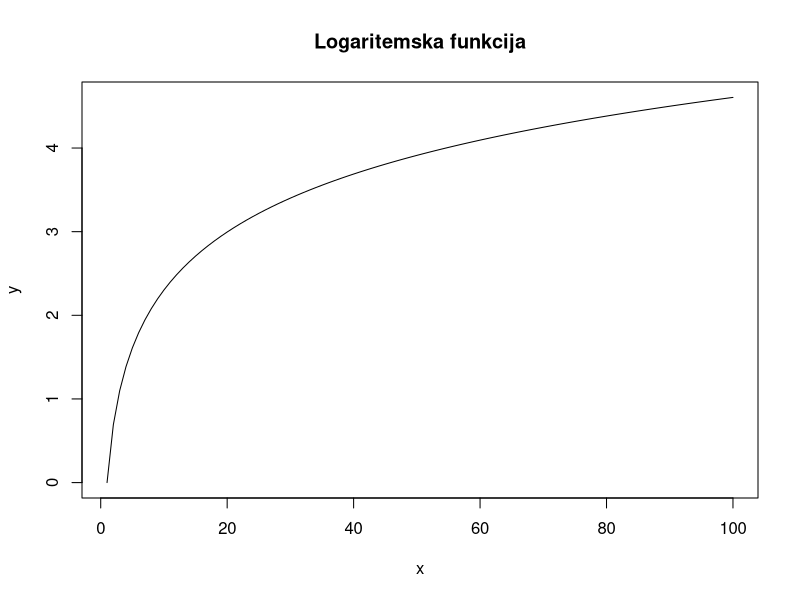

The R script that drew this image:
## ---- chunk 1
ime <- "DataScience@FRI"
print(paste("Zdravo,", ime, "--- R Markdown je uspešno nameščen." ))
## ---- chunk 2
x <- seq(100)
y <- log(x)
plot(x, y, type = 'l',)
title("Logaritemska funkcija")
